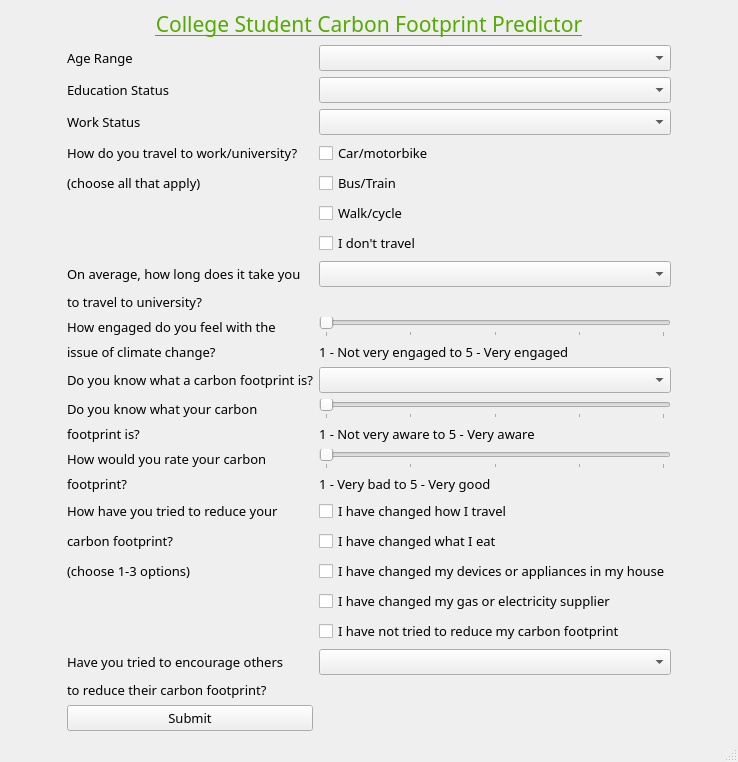
<?xml version="1.0" encoding="UTF-8"?>
<ui version="4.0">
 <class>MainWindow</class>
 <widget class="QMainWindow" name="MainWindow">
  <property name="geometry">
   <rect>
    <x>0</x>
    <y>0</y>
    <width>738</width>
    <height>624</height>
   </rect>
  </property>
  <property name="windowTitle">
   <string>Carbon Footprint Predictor</string>
  </property>
  <property name="windowIcon">
   <iconset>
    <normaloff>tree.jpg</normaloff>tree.jpg</iconset>
  </property>
  <property name="accessibleName">
   <string/>
  </property>
  <property name="tabShape">
   <enum>QTabWidget::Rounded</enum>
  </property>
  <widget class="QWidget" name="centralwidget">
   <property name="enabled">
    <bool>true</bool>
   </property>
   <property name="layoutDirection">
    <enum>Qt::LeftToRight</enum>
   </property>
   <layout class="QGridLayout" name="gridLayout">
    <item row="39" column="1">
     <widget class="QLabel" name="lbKnow1">
      <property name="font">
       <font>
        <family>Bahnschrift</family>
        <pointsize>10</pointsize>
       </font>
      </property>
      <property name="text">
       <string>Do you know what your carbon</string>
      </property>
     </widget>
    </item>
    <item row="39" column="2">
     <widget class="QSlider" name="slKnow">
      <property name="minimum">
       <number>1</number>
      </property>
      <property name="maximum">
       <number>5</number>
      </property>
      <property name="orientation">
       <enum>Qt::Horizontal</enum>
      </property>
      <property name="tickPosition">
       <enum>QSlider::TicksBelow</enum>
      </property>
      <property name="tickInterval">
       <number>1</number>
      </property>
     </widget>
    </item>
    <item row="32" column="1">
     <widget class="QLabel" name="lbTime2">
      <property name="font">
       <font>
        <family>Bahnschrift</family>
        <pointsize>10</pointsize>
       </font>
      </property>
      <property name="text">
       <string>to travel to university?</string>
      </property>
     </widget>
    </item>
    <item row="42" column="2">
     <widget class="QSlider" name="slPrint">
      <property name="minimum">
       <number>1</number>
      </property>
      <property name="maximum">
       <number>5</number>
      </property>
      <property name="orientation">
       <enum>Qt::Horizontal</enum>
      </property>
      <property name="tickPosition">
       <enum>QSlider::TicksBelow</enum>
      </property>
      <property name="tickInterval">
       <number>1</number>
      </property>
     </widget>
    </item>
    <item row="47" column="1">
     <widget class="QLabel" name="lbTry3">
      <property name="font">
       <font>
        <family>Bahnschrift</family>
        <pointsize>10</pointsize>
       </font>
      </property>
      <property name="text">
       <string>(choose 1-3 options)</string>
      </property>
     </widget>
    </item>
    <item row="11" column="1">
     <widget class="QLabel" name="lbTravel1">
      <property name="font">
       <font>
        <family>Bahnschrift</family>
        <pointsize>10</pointsize>
       </font>
      </property>
      <property name="text">
       <string>How do you travel to work/university?    </string>
      </property>
     </widget>
    </item>
    <item row="35" column="1">
     <widget class="QLabel" name="lbEng2">
      <property name="font">
       <font>
        <family>Bahnschrift</family>
        <pointsize>10</pointsize>
       </font>
      </property>
      <property name="text">
       <string>issue of climate change?</string>
      </property>
     </widget>
    </item>
    <item row="35" column="2">
     <widget class="QLabel" name="lbEng3">
      <property name="font">
       <font>
        <family>Bahnschrift</family>
        <pointsize>10</pointsize>
       </font>
      </property>
      <property name="text">
       <string>1 - Not very engaged to 5 - Very engaged</string>
      </property>
     </widget>
    </item>
    <item row="41" column="1">
     <spacer name="verticalSpacer_6">
      <property name="orientation">
       <enum>Qt::Vertical</enum>
      </property>
      <property name="sizeHint" stdset="0">
       <size>
        <width>20</width>
        <height>40</height>
       </size>
      </property>
     </spacer>
    </item>
    <item row="33" column="1">
     <spacer name="verticalSpacer_4">
      <property name="orientation">
       <enum>Qt::Vertical</enum>
      </property>
      <property name="sizeHint" stdset="0">
       <size>
        <width>20</width>
        <height>40</height>
       </size>
      </property>
     </spacer>
    </item>
    <item row="44" column="1">
     <spacer name="verticalSpacer_7">
      <property name="orientation">
       <enum>Qt::Vertical</enum>
      </property>
      <property name="sizeHint" stdset="0">
       <size>
        <width>20</width>
        <height>40</height>
       </size>
      </property>
     </spacer>
    </item>
    <item row="50" column="2">
     <spacer name="verticalSpacer_8">
      <property name="orientation">
       <enum>Qt::Vertical</enum>
      </property>
      <property name="sizeHint" stdset="0">
       <size>
        <width>20</width>
        <height>40</height>
       </size>
      </property>
     </spacer>
    </item>
    <item row="54" column="1">
     <spacer name="verticalSpacer_9">
      <property name="orientation">
       <enum>Qt::Vertical</enum>
      </property>
      <property name="sizeHint" stdset="0">
       <size>
        <width>20</width>
        <height>40</height>
       </size>
      </property>
     </spacer>
    </item>
    <item row="6" column="1">
     <spacer name="verticalSpacer_2">
      <property name="orientation">
       <enum>Qt::Vertical</enum>
      </property>
      <property name="sizeHint" stdset="0">
       <size>
        <width>20</width>
        <height>40</height>
       </size>
      </property>
     </spacer>
    </item>
    <item row="38" column="1">
     <spacer name="verticalSpacer_5">
      <property name="orientation">
       <enum>Qt::Vertical</enum>
      </property>
      <property name="sizeHint" stdset="0">
       <size>
        <width>20</width>
        <height>40</height>
       </size>
      </property>
     </spacer>
    </item>
    <item row="2" column="1">
     <widget class="QLabel" name="lbAge">
      <property name="font">
       <font>
        <family>Bahnschrift</family>
        <pointsize>10</pointsize>
       </font>
      </property>
      <property name="text">
       <string>Age Range</string>
      </property>
      <property name="scaledContents">
       <bool>true</bool>
      </property>
     </widget>
    </item>
    <item row="6" column="2">
     <spacer name="verticalSpacer_10">
      <property name="orientation">
       <enum>Qt::Vertical</enum>
      </property>
      <property name="sizeHint" stdset="0">
       <size>
        <width>20</width>
        <height>40</height>
       </size>
      </property>
     </spacer>
    </item>
    <item row="14" column="2">
     <widget class="QCheckBox" name="chWalk">
      <property name="font">
       <font>
        <family>Bahnschrift</family>
        <pointsize>10</pointsize>
       </font>
      </property>
      <property name="text">
       <string>Walk/cycle</string>
      </property>
     </widget>
    </item>
    <item row="15" column="2">
     <widget class="QCheckBox" name="chNone">
      <property name="font">
       <font>
        <family>Bahnschrift</family>
        <pointsize>10</pointsize>
       </font>
      </property>
      <property name="text">
       <string>I don't travel</string>
      </property>
     </widget>
    </item>
    <item row="11" column="2">
     <widget class="QCheckBox" name="chCar">
      <property name="font">
       <font>
        <family>Bahnschrift</family>
        <pointsize>10</pointsize>
       </font>
      </property>
      <property name="text">
       <string>Car/motorbike</string>
      </property>
     </widget>
    </item>
    <item row="7" column="1">
     <widget class="QLabel" name="lbWork">
      <property name="font">
       <font>
        <family>Bahnschrift</family>
        <pointsize>10</pointsize>
       </font>
      </property>
      <property name="text">
       <string>Work Status</string>
      </property>
     </widget>
    </item>
    <item row="7" column="2">
     <widget class="QComboBox" name="cbWork">
      <property name="font">
       <font>
        <family>Bahnschrift</family>
        <pointsize>10</pointsize>
       </font>
      </property>
     </widget>
    </item>
    <item row="8" column="1">
     <spacer name="verticalSpacer_12">
      <property name="orientation">
       <enum>Qt::Vertical</enum>
      </property>
      <property name="sizeHint" stdset="0">
       <size>
        <width>20</width>
        <height>40</height>
       </size>
      </property>
     </spacer>
    </item>
    <item row="31" column="2">
     <widget class="QComboBox" name="cbTime">
      <property name="font">
       <font>
        <family>Bahnschrift</family>
        <pointsize>10</pointsize>
       </font>
      </property>
     </widget>
    </item>
    <item row="34" column="1">
     <widget class="QLabel" name="lbEng1">
      <property name="font">
       <font>
        <family>Bahnschrift</family>
        <pointsize>10</pointsize>
       </font>
      </property>
      <property name="text">
       <string>How engaged do you feel with the</string>
      </property>
     </widget>
    </item>
    <item row="46" column="2">
     <widget class="QCheckBox" name="chTry2">
      <property name="font">
       <font>
        <family>Bahnschrift</family>
        <pointsize>10</pointsize>
       </font>
      </property>
      <property name="text">
       <string>I have changed what I eat</string>
      </property>
     </widget>
    </item>
    <item row="46" column="1">
     <widget class="QLabel" name="lbTry2">
      <property name="font">
       <font>
        <family>Bahnschrift</family>
        <pointsize>10</pointsize>
       </font>
      </property>
      <property name="text">
       <string>carbon footprint?</string>
      </property>
     </widget>
    </item>
    <item row="40" column="2">
     <widget class="QLabel" name="lbKnow3">
      <property name="font">
       <font>
        <family>Bahnschrift</family>
        <pointsize>10</pointsize>
       </font>
      </property>
      <property name="text">
       <string>1 - Not very aware to 5 - Very aware</string>
      </property>
     </widget>
    </item>
    <item row="43" column="1">
     <widget class="QLabel" name="lbPrint2">
      <property name="font">
       <font>
        <family>Bahnschrift</family>
        <pointsize>10</pointsize>
       </font>
      </property>
      <property name="text">
       <string>footprint?</string>
      </property>
     </widget>
    </item>
    <item row="40" column="1">
     <widget class="QLabel" name="lbKnow2">
      <property name="font">
       <font>
        <family>Bahnschrift</family>
        <pointsize>10</pointsize>
       </font>
      </property>
      <property name="text">
       <string>footprint is?</string>
      </property>
     </widget>
    </item>
    <item row="4" column="1">
     <spacer name="verticalSpacer">
      <property name="orientation">
       <enum>Qt::Vertical</enum>
      </property>
      <property name="sizeHint" stdset="0">
       <size>
        <width>20</width>
        <height>40</height>
       </size>
      </property>
     </spacer>
    </item>
    <item row="0" column="1" colspan="2">
     <widget class="QLabel" name="lbTitle">
      <property name="font">
       <font>
        <family>Bahnschrift</family>
        <pointsize>14</pointsize>
       </font>
      </property>
      <property name="text">
       <string>&lt;html&gt;&lt;head/&gt;&lt;body&gt;&lt;p align=&quot;center&quot;&gt;&lt;span style=&quot; font-size:16pt; text-decoration: underline; color:#55aa00;&quot;&gt;College Student Carbon Footprint Predictor&lt;/span&gt;&lt;/p&gt;&lt;/body&gt;&lt;/html&gt;</string>
      </property>
     </widget>
    </item>
    <item row="31" column="1">
     <widget class="QLabel" name="lbTime1">
      <property name="font">
       <font>
        <family>Bahnschrift</family>
        <pointsize>10</pointsize>
       </font>
      </property>
      <property name="text">
       <string>On average, how long does it take you</string>
      </property>
     </widget>
    </item>
    <item row="34" column="2">
     <widget class="QSlider" name="slEng">
      <property name="minimum">
       <number>1</number>
      </property>
      <property name="maximum">
       <number>5</number>
      </property>
      <property name="orientation">
       <enum>Qt::Horizontal</enum>
      </property>
      <property name="tickPosition">
       <enum>QSlider::TicksBelow</enum>
      </property>
      <property name="tickInterval">
       <number>1</number>
      </property>
     </widget>
    </item>
    <item row="43" column="2">
     <widget class="QLabel" name="lbPrint3">
      <property name="font">
       <font>
        <family>Bahnschrift</family>
        <pointsize>10</pointsize>
       </font>
      </property>
      <property name="text">
       <string>1 - Very bad to 5 - Very good</string>
      </property>
     </widget>
    </item>
    <item row="12" column="1">
     <widget class="QLabel" name="lbTravel2">
      <property name="font">
       <font>
        <family>Bahnschrift</family>
        <pointsize>10</pointsize>
       </font>
      </property>
      <property name="text">
       <string>(choose all that apply)</string>
      </property>
     </widget>
    </item>
    <item row="5" column="1">
     <widget class="QLabel" name="lbEdu">
      <property name="font">
       <font>
        <family>Bahnschrift</family>
        <pointsize>10</pointsize>
       </font>
      </property>
      <property name="text">
       <string>Education Status</string>
      </property>
     </widget>
    </item>
    <item row="5" column="2">
     <widget class="QComboBox" name="cbEdu">
      <property name="font">
       <font>
        <family>Bahnschrift</family>
        <pointsize>10</pointsize>
       </font>
      </property>
     </widget>
    </item>
    <item row="56" column="1">
     <widget class="QPushButton" name="btnSubmit">
      <property name="font">
       <font>
        <family>Bahnschrift</family>
        <pointsize>10</pointsize>
       </font>
      </property>
      <property name="text">
       <string>Submit</string>
      </property>
     </widget>
    </item>
    <item row="37" column="1">
     <widget class="QLabel" name="lbYou">
      <property name="font">
       <font>
        <family>Bahnschrift</family>
        <pointsize>10</pointsize>
       </font>
      </property>
      <property name="text">
       <string>Do you know what a carbon footprint is?</string>
      </property>
     </widget>
    </item>
    <item row="53" column="1">
     <widget class="QLabel" name="lbOthers2">
      <property name="font">
       <font>
        <family>Bahnschrift</family>
        <pointsize>10</pointsize>
       </font>
      </property>
      <property name="text">
       <string>to reduce their carbon footprint?</string>
      </property>
     </widget>
    </item>
    <item row="2" column="3">
     <spacer name="horizontalSpacer">
      <property name="orientation">
       <enum>Qt::Horizontal</enum>
      </property>
      <property name="sizeHint" stdset="0">
       <size>
        <width>40</width>
        <height>20</height>
       </size>
      </property>
     </spacer>
    </item>
    <item row="2" column="2">
     <widget class="QComboBox" name="cbAge">
      <property name="enabled">
       <bool>true</bool>
      </property>
      <property name="font">
       <font>
        <family>Bahnschrift</family>
        <pointsize>10</pointsize>
       </font>
      </property>
     </widget>
    </item>
    <item row="45" column="2">
     <widget class="QCheckBox" name="chTry1">
      <property name="font">
       <font>
        <family>Bahnschrift</family>
        <pointsize>10</pointsize>
       </font>
      </property>
      <property name="text">
       <string>I have changed how I travel</string>
      </property>
     </widget>
    </item>
    <item row="45" column="1">
     <widget class="QLabel" name="lbTry1">
      <property name="font">
       <font>
        <family>Bahnschrift</family>
        <pointsize>10</pointsize>
       </font>
      </property>
      <property name="text">
       <string>How have you tried to reduce your</string>
      </property>
     </widget>
    </item>
    <item row="42" column="1">
     <widget class="QLabel" name="lbPrint1">
      <property name="font">
       <font>
        <family>Bahnschrift</family>
        <pointsize>10</pointsize>
       </font>
      </property>
      <property name="text">
       <string>How would you rate your carbon</string>
      </property>
     </widget>
    </item>
    <item row="47" column="2">
     <widget class="QCheckBox" name="chTry3">
      <property name="font">
       <font>
        <family>Bahnschrift</family>
        <pointsize>10</pointsize>
       </font>
      </property>
      <property name="text">
       <string>I have changed my devices or appliances in my house</string>
      </property>
     </widget>
    </item>
    <item row="52" column="1">
     <widget class="QLabel" name="lbOthers1">
      <property name="font">
       <font>
        <family>Bahnschrift</family>
        <pointsize>10</pointsize>
       </font>
      </property>
      <property name="text">
       <string>Have you tried to encourage others</string>
      </property>
     </widget>
    </item>
    <item row="12" column="2">
     <widget class="QCheckBox" name="chBus">
      <property name="font">
       <font>
        <family>Bahnschrift</family>
        <pointsize>10</pointsize>
       </font>
      </property>
      <property name="text">
       <string>Bus/Train</string>
      </property>
     </widget>
    </item>
    <item row="48" column="2">
     <widget class="QCheckBox" name="chTry4">
      <property name="font">
       <font>
        <family>Bahnschrift</family>
        <pointsize>10</pointsize>
       </font>
      </property>
      <property name="text">
       <string>I have changed my gas or electricity supplier</string>
      </property>
     </widget>
    </item>
    <item row="49" column="2">
     <widget class="QCheckBox" name="chTry5">
      <property name="font">
       <font>
        <family>Bahnschrift</family>
        <pointsize>10</pointsize>
       </font>
      </property>
      <property name="text">
       <string>I have not tried to reduce my carbon footprint</string>
      </property>
     </widget>
    </item>
    <item row="52" column="2">
     <widget class="QComboBox" name="cbOthers">
      <property name="font">
       <font>
        <family>Bahnschrift</family>
        <pointsize>10</pointsize>
       </font>
      </property>
     </widget>
    </item>
    <item row="2" column="0">
     <spacer name="horizontalSpacer_2">
      <property name="orientation">
       <enum>Qt::Horizontal</enum>
      </property>
      <property name="sizeHint" stdset="0">
       <size>
        <width>40</width>
        <height>20</height>
       </size>
      </property>
     </spacer>
    </item>
    <item row="30" column="1">
     <spacer name="verticalSpacer_3">
      <property name="orientation">
       <enum>Qt::Vertical</enum>
      </property>
      <property name="sizeHint" stdset="0">
       <size>
        <width>20</width>
        <height>40</height>
       </size>
      </property>
     </spacer>
    </item>
    <item row="1" column="1">
     <spacer name="verticalSpacer_11">
      <property name="orientation">
       <enum>Qt::Vertical</enum>
      </property>
      <property name="sizeHint" stdset="0">
       <size>
        <width>20</width>
        <height>40</height>
       </size>
      </property>
     </spacer>
    </item>
    <item row="37" column="2">
     <widget class="QComboBox" name="cbYou">
      <property name="font">
       <font>
        <family>Bahnschrift</family>
        <pointsize>10</pointsize>
       </font>
      </property>
     </widget>
    </item>
    <item row="36" column="1">
     <spacer name="verticalSpacer_13">
      <property name="orientation">
       <enum>Qt::Vertical</enum>
      </property>
      <property name="sizeHint" stdset="0">
       <size>
        <width>20</width>
        <height>40</height>
       </size>
      </property>
     </spacer>
    </item>
   </layout>
  </widget>
  <widget class="QMenuBar" name="menubar">
   <property name="geometry">
    <rect>
     <x>0</x>
     <y>0</y>
     <width>738</width>
     <height>20</height>
    </rect>
   </property>
  </widget>
  <widget class="QStatusBar" name="statusbar"/>
 </widget>
 <resources/>
 <connections/>
</ui>
